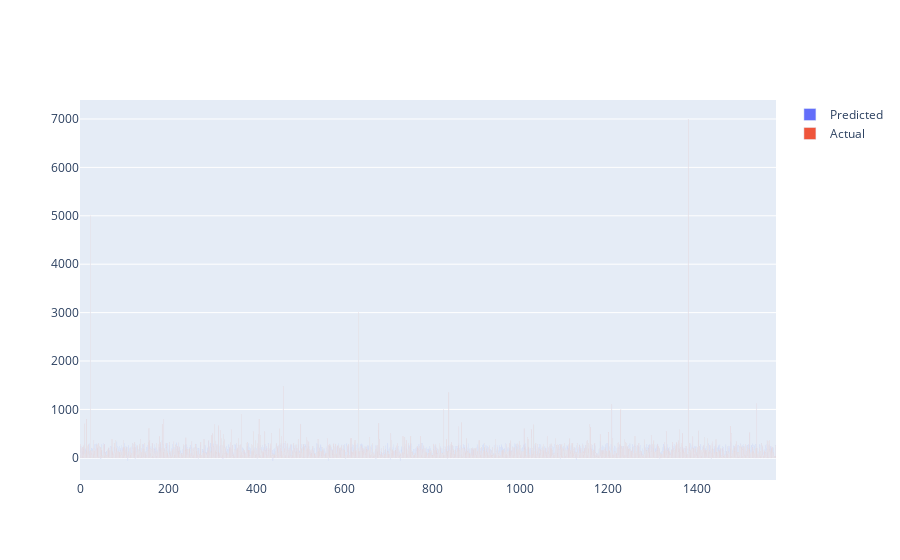

Notebook cell for this chart:
### Code cell
title=['Pred vs Actual']
fig = go.Figure(data=[
    go.Bar(name='Predicted', x=error_airbnb.index, y=error_airbnb['Predicted Values']),
    go.Bar(name='Actual', x=error_airbnb.index, y=error_airbnb['Actual Values'])
])

fig.update_layout(barmode='group')
fig.show()

### Figure 1 — Plotly figure (JSON) as saved in the notebook; plotly's stock layout.template omitted (floating-point values rounded to 4 significant figures; data arrays with more than 128 entries replaced by an {"elided": "..."} marker saying what was removed)
{"data": [{"name": "Predicted", "type": "bar", "x": {"elided": "1581 int values"}, "y": {"elided": "1581 float values"}}, {"name": "Actual", "type": "bar", "x": {"elided": "1581 int values"}, "y": {"elided": "1581 int values"}}], "layout": {"barmode": "group"}}
